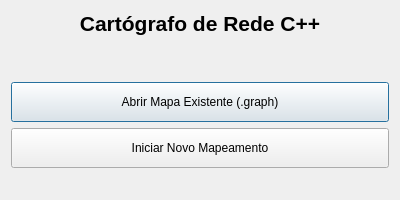
<?xml version="1.0" encoding="UTF-8"?>
<ui version="4.0">
 <class>WelcomeDialog</class>
 <widget class="QDialog" name="WelcomeDialog">
  <property name="geometry">
   <rect>
    <x>0</x>
    <y>0</y>
    <width>400</width>
    <height>200</height>
   </rect>
  </property>
  <property name="windowTitle">
   <string>Bem-vindo</string>
  </property>
  <layout class="QVBoxLayout" name="verticalLayout_2">
   <item>
    <layout class="QVBoxLayout" name="verticalLayout">
     <item>
      <widget class="QLabel" name="labelTitle">
       <property name="font">
        <font>
         <pointsize>16</pointsize>
         <weight>75</weight>
         <bold>true</bold>
        </font>
       </property>
       <property name="text">
        <string>Cartógrafo de Rede C++</string>
       </property>
       <property name="alignment">
        <set>Qt::AlignCenter</set>
       </property>
      </widget>
     </item>
     <item>
      <spacer name="verticalSpacer">
       <property name="orientation">
        <enum>Qt::Vertical</enum>
       </property>
       <property name="sizeHint" stdset="0">
        <size>
         <width>20</width>
         <height>40</height>
        </size>
       </property>
      </spacer>
     </item>
     <item>
      <widget class="QPushButton" name="buttonOpenExisting">
       <property name="minimumSize">
        <size>
         <width>0</width>
         <height>40</height>
        </size>
       </property>
       <property name="text">
        <string>Abrir Mapa Existente (.graph)</string>
       </property>
       <property name="icon">
        <iconset theme="document-open">
         <!-- Adicionar ícone via QRC se desejado -->
        </iconset>
       </property>
      </widget>
     </item>
     <item>
      <widget class="QPushButton" name="buttonNewMap">
       <property name="minimumSize">
        <size>
         <width>0</width>
         <height>40</height>
        </size>
       </property>
       <property name="text">
        <string>Iniciar Novo Mapeamento</string>
       </property>
       <property name="icon">
        <iconset theme="document-new">
         <!-- Adicionar ícone via QRC se desejado -->
        </iconset>
       </property>
      </widget>
     </item>
     <item>
      <spacer name="verticalSpacer_2">
       <property name="orientation">
        <enum>Qt::Vertical</enum>
       </property>
       <property name="sizeHint" stdset="0">
        <size>
         <width>20</width>
         <height>20</height>
        </size>
       </property>
      </spacer>
     </item>
    </layout>
   </item>
  </layout>
 </widget>
 <resources/>
 <connections/>
</ui>
